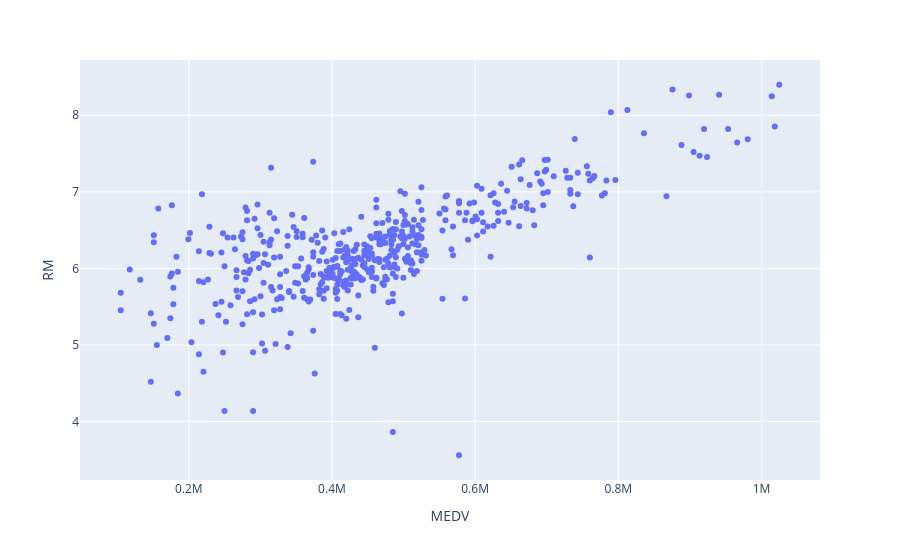

Notebook cell for this chart:
### Code cell
px.scatter(df,x="MEDV",y="RM")

### Figure 1 — Plotly figure (JSON) as saved in the notebook; plotly's stock layout.template omitted (floating-point values rounded to 4 significant figures; data arrays with more than 128 entries replaced by an {"elided": "..."} marker saying what was removed)
{"data": [{"hovertemplate": "MEDV=%{x}<br>RM=%{y}<extra></extra>", "legendgroup": "", "marker": {"color": "#636efa", "symbol": "circle"}, "mode": "markers", "name": "", "orientation": "v", "showlegend": false, "type": "scatter", "x": {"elided": "489 float values"}, "xaxis": "x", "y": {"elided": "489 float values"}, "yaxis": "y"}], "layout": {"legend": {"tracegroupgap": 0}, "margin": {"t": 60}, "xaxis": {"anchor": "y", "domain": [0, 1], "title": {"text": "MEDV"}}, "yaxis": {"anchor": "x", "domain": [0, 1], "title": {"text": "RM"}}}}
